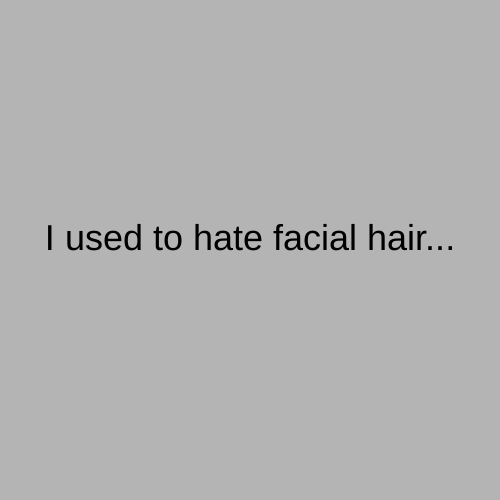
Frame 1 (no input)
Frame 60 (no input): identical to frame 1, image omitted
Frame 120 (the mouse pressed at the canvas centre since frame 60): identical to frame 1, image omitted

The p5.js sketch that drew this single still picture (run headless with seeded random() and noise() and a simulated clock; from frame 60 on, the mouse is pressed at the canvas centre):

// p5.js sketch
// ── sketch.js
let state = 0;

function setup() {
  createCanvas(500, 500);
  textAlign(CENTER);
}

function draw() {
  switch (state) {
    case 0:
      background(180);
      fill("black");
      textSize(36);
      text("I used to hate facial hair...", 250, 250);
      break;

    case 1:
      background(0, 230, 0);
      text("... but then it grew on me!", 250, 250);
      break;
  }
}

function mouseReleased() {
  if (state == 1) {
    state = 0;
  } else {
    state = 1;
  }
}
